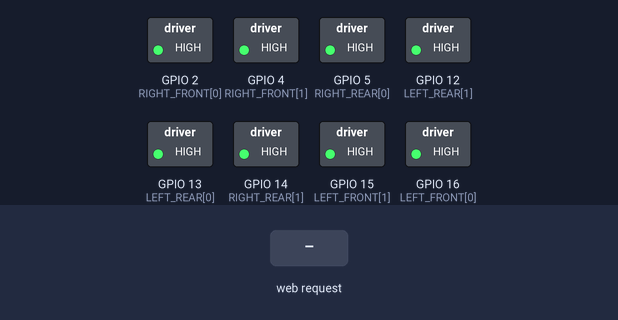
Recording of a sketch running on a simulated ESP8266 (NodeMCU). Parts: switched loads named in the sketch (green lamp = pin HIGH). The test bench sets the inputs (shaded band). Storage starts empty.

Above: at 1.4 s.
1.5 s: HTTP request GET /joyEvent?px=120 received
At 2.7 s:
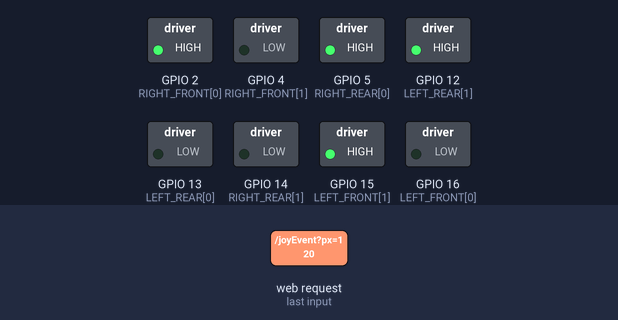
3.0 s: HTTP request GET /joyEvent?py=120 received
At 3.8 s:
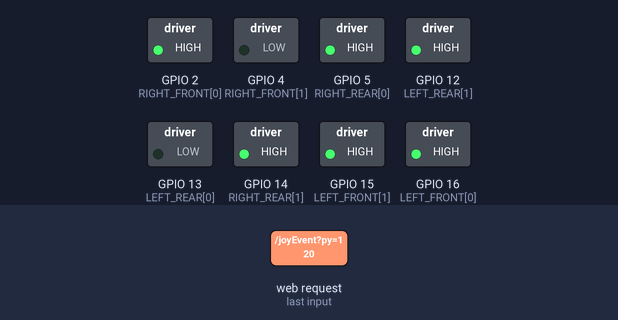
4.5 s: HTTP request GET /joyEvent?px=1 received
At 5.0 s:
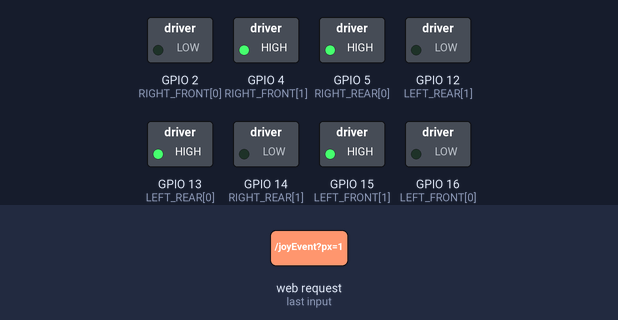
6.0 s: HTTP request GET /leftEvent?l=1 received
At 7.2 s:
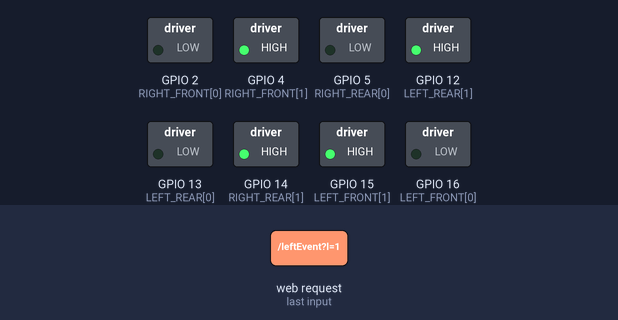
7.5 s: HTTP request GET /leftEvent?l=0 received
At 8.4 s:
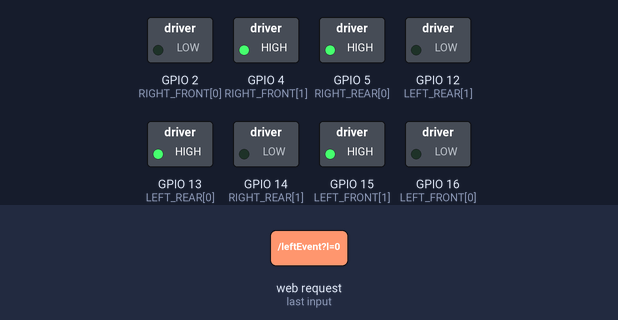
9.0 s: HTTP request GET /joyEvent?py=1 received
At 9.6 s:
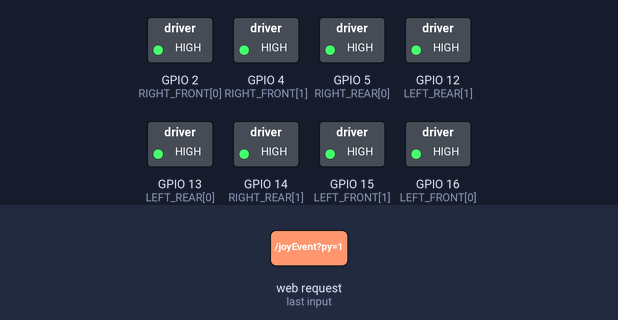
Timing chart, 0 to 11.5 s (numbered marks = the images above; inputs shaded):
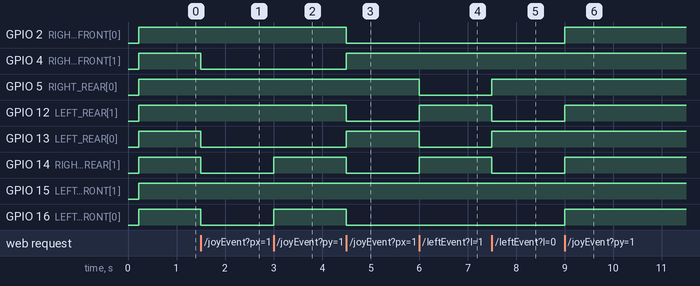

The sketch:

esp_instant_controller.ino
```cpp
#include <ESP8266WiFi.h>
#include <WiFiClient.h>
#include <ESP8266WebServer.h>
#include <FS.h>

# define PI 3.1415

const char *ssid = "*robot name*";
const char *pass = "*your passward*";
ESP8266WebServer Server(80);

int RIGHT_REAR[] = {5, 14};
int RIGHT_FRONT[] = {2, 4};
int LEFT_REAR[] = {13, 12};
int LEFT_FRONT[] = {16, 15};

int joyX = 0;
int joyY = 0;
int turnL = 0;
int turnR = 0;

// Event Subscriber
void joyEvent() {
  String px = Server.arg("px");
  String py = Server.arg("py");
  if(px != NULL)  joyX = px.toInt();
  if(py != NULL)  joyY = py.toInt();
}
void leftEvent() {
  if(Server.arg("l") != NULL)  turnL = (Server.arg("l")).toInt();
}
void rightEvent() {
  if(Server.arg("r") != NULL)  turnR = (Server.arg("r")).toInt();
}


void motor(int *pin, int power){
  if(abs(power) < 10){
    analogWrite(pin[0],  255);
    analogWrite(pin[1],  255);
  }
  else if(power > 0){
    if (power > 100) power = 100;
    analogWrite(pin[0],  205 + power/2);
    analogWrite(pin[1],  0);
  }
  else{
    analogWrite(pin[0],  0);
    if (power < 100) power = -100;
    analogWrite(pin[1],  205 - power/2);
  }
}


void handleRoot() {
  Server.sendHeader("Location", "/index.html", true);  //Redirect to our html web page
  Server.send(302, "text/plane", "");
}
void handleWebRequests() {
  if (loadFromSpiffs(Server.uri())) return;
  String message = "File Not Detected\n\n";
  message += "URI: ";
  message += Server.uri();
  message += "\nMethod: ";
  message += (Server.method() == HTTP_GET) ? "GET" : "POST";
  message += "\nArguments: ";
  message += Server.args();
  message += "\n";
  for (uint8_t i = 0; i < Server.args(); i++) {
    message += " NAME:" + Server.argName(i) + "\n VALUE:" + Server.arg(i) + "\n";
  }
  Server.send(404, "text/plain", message);
}
void setup() {
  SPIFFS.begin();

  delay(100);

  WiFi.mode(WIFI_AP);
  WiFi.softAP(ssid, pass);

  WiFi.softAPIP();

  Server.on("/", handleRoot);
  Server.on("/joyEvent", joyEvent);
  Server.on("/leftEvent", leftEvent);
  Server.on("/rightEvent", rightEvent);
  Server.onNotFound(handleWebRequests);
  Server.begin();

  delay(100);

  pinMode(RIGHT_REAR[0], OUTPUT);
  pinMode(RIGHT_REAR[1], OUTPUT);
  pinMode(RIGHT_FRONT[0], OUTPUT);
  pinMode(RIGHT_FRONT[1], OUTPUT);
  pinMode(LEFT_REAR[0], OUTPUT);
  pinMode(LEFT_REAR[1], OUTPUT);
  pinMode(LEFT_FRONT[0], OUTPUT);
  pinMode(LEFT_FRONT[1], OUTPUT);
}

void loop() {
  Server.handleClient();
  if (turnL) {
    motor(RIGHT_REAR, -100);
    motor(RIGHT_FRONT, -100);
    motor(LEFT_REAR, -100);
    motor(LEFT_FRONT, -100);
  }
  else if (turnR) {
    motor(RIGHT_REAR, 100);
    motor(RIGHT_FRONT, 100);
    motor(LEFT_REAR, 100);
    motor(LEFT_FRONT, 100);
  }
  else{
    int theta = atan2(joyY, joyX) * 180.0 / PI;

    if (abs(joyX) + abs(joyY) < 10) {
      motor(RIGHT_REAR, 0);
      motor(RIGHT_FRONT, 0);
      motor(LEFT_REAR, 0);
      motor(LEFT_FRONT, 0);
    }
    else if (theta <= 22.5 && theta > -22.5) {
      // ↑
      motor(RIGHT_REAR, 255);
      motor(RIGHT_FRONT, 255);
      motor(LEFT_REAR, -255);
      motor(LEFT_FRONT, -255);
    }
    else if ((theta <= -157.5 && theta > -180) || (theta <= 180 && theta > 157.5)) {
      // ↓
      motor(RIGHT_REAR, -255);
      motor(RIGHT_FRONT, -255);
      motor(LEFT_REAR, 255);
      motor(LEFT_FRONT, 255);
    }
    else if (theta <= 112.8 && theta > 67.5) {
      // →
      motor(RIGHT_REAR, 255);
      motor(RIGHT_FRONT, -255);
      motor(LEFT_REAR, 255);
      motor(LEFT_FRONT, -255);
    }
    else if (theta <= -67.5 && theta > -112.5) {
      // ←
      motor(RIGHT_REAR, -255);
      motor(RIGHT_FRONT, 255);
      motor(LEFT_REAR, -255);
      motor(LEFT_FRONT, 255);
    }
    else if (theta <= 67.5 && theta > 22.5) {
      // ↗
      motor(RIGHT_REAR, 0);
      motor(RIGHT_FRONT, 255);
      motor(LEFT_REAR, -255);
      motor(LEFT_FRONT, 0);
    }
    else if (theta <= 157.5 && theta > 112.5) {
      // ↘
      motor(RIGHT_REAR, -255);
      motor(RIGHT_FRONT, 0);
      motor(LEFT_REAR, 0);
      motor(LEFT_FRONT, 255);
    }
    else if (theta <= -22.5 && theta > -67.5) {
      // ↖
      motor(RIGHT_REAR, 255);
      motor(RIGHT_FRONT, 0);
      motor(LEFT_REAR, 0);
      motor(LEFT_FRONT, -255);
    }
    else if (theta <= -112.5 && theta > -157.5) {
      // ↙
      motor(RIGHT_REAR, 0);
      motor(RIGHT_FRONT, -255);
      motor(LEFT_REAR, 255);
      motor(LEFT_FRONT, 0);
    }
  }
}

bool loadFromSpiffs(String path) {
  String dataType = "text/plain";
  if (path.endsWith("/")) path += "index.html";
  if (path.endsWith(".html")) dataType = "text/html";
  else if (path.endsWith(".css")) dataType = "text/css";
  else if (path.endsWith(".js")) dataType = "application/javascript";
  File dataFile = SPIFFS.open(path.c_str(), "r");
  if (Server.streamFile(dataFile, dataType) != dataFile.size()) {
  }
  dataFile.close();
  return true;
}
```

Measured:
- after the input at 1.5 s, GPIO 4 (RIGHT_FRONT[1]), GPIO 13 (LEFT_REAR[0]), GPIO 14 (RIGHT_REAR[1]), GPIO 16 (LEFT_FRONT[0]): HIGH → LOW at once
- after the input at 3.0 s, GPIO 14 (RIGHT_REAR[1]), GPIO 16 (LEFT_FRONT[0]): LOW → HIGH at once
- after the input at 4.5 s, GPIO 2 (RIGHT_FRONT[0]), GPIO 12 (LEFT_REAR[1]), GPIO 14 (RIGHT_REAR[1]), GPIO 16 (LEFT_FRONT[0]): HIGH → LOW at once; GPIO 4 (RIGHT_FRONT[1]), GPIO 13 (LEFT_REAR[0]): LOW → HIGH at once
- after the input at 6.0 s, GPIO 5 (RIGHT_REAR[0]), GPIO 13 (LEFT_REAR[0]): HIGH → LOW at once; GPIO 12 (LEFT_REAR[1]), GPIO 14 (RIGHT_REAR[1]): LOW → HIGH at once
- after the input at 7.5 s, GPIO 5 (RIGHT_REAR[0]), GPIO 13 (LEFT_REAR[0]): LOW → HIGH at once; GPIO 12 (LEFT_REAR[1]), GPIO 14 (RIGHT_REAR[1]): HIGH → LOW at once
- after the input at 9.0 s, GPIO 2 (RIGHT_FRONT[0]), GPIO 12 (LEFT_REAR[1]), GPIO 14 (RIGHT_REAR[1]), GPIO 16 (LEFT_FRONT[0]): LOW → HIGH at once
